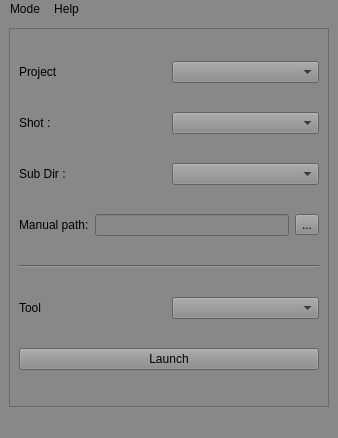
<?xml version="1.0" encoding="UTF-8"?>
<ui version="4.0">
 <class>MainWindow</class>
 <widget class="QMainWindow" name="MainWindow">
  <property name="geometry">
   <rect>
    <x>0</x>
    <y>0</y>
    <width>338</width>
    <height>438</height>
   </rect>
  </property>
  <property name="windowTitle">
   <string>MainWindow</string>
  </property>
  <property name="styleSheet">
   <string notr="true">background-color: rgb(136, 136, 136);</string>
  </property>
  <widget class="QWidget" name="centralwidget">
   <layout class="QGridLayout" name="gridLayout">
    <item row="0" column="0">
     <widget class="QFrame" name="frame">
      <property name="frameShape">
       <enum>QFrame::StyledPanel</enum>
      </property>
      <property name="frameShadow">
       <enum>QFrame::Raised</enum>
      </property>
      <layout class="QGridLayout" name="gridLayout_3">
       <item row="7" column="0">
        <widget class="QPushButton" name="launch_button">
         <property name="text">
          <string>Launch</string>
         </property>
        </widget>
       </item>
       <item row="3" column="0">
        <layout class="QHBoxLayout" name="horizontalLayout_2">
         <item>
          <widget class="QLabel" name="User_lB">
           <property name="text">
            <string>Manual path:</string>
           </property>
          </widget>
         </item>
         <item>
          <widget class="QLineEdit" name="manual_path_Ldit"/>
         </item>
         <item>
          <widget class="QToolButton" name="manual_toolButton">
           <property name="text">
            <string>...</string>
           </property>
          </widget>
         </item>
        </layout>
       </item>
       <item row="6" column="0">
        <layout class="QHBoxLayout" name="horizontalLayout_4">
         <item>
          <widget class="QLabel" name="tools_lB">
           <property name="text">
            <string>Tool</string>
           </property>
          </widget>
         </item>
         <item>
          <widget class="QComboBox" name="tools_cB"/>
         </item>
        </layout>
       </item>
       <item row="1" column="0">
        <layout class="QHBoxLayout" name="horizontalLayout">
         <item>
          <widget class="QLabel" name="shot_lB">
           <property name="text">
            <string>Shot :</string>
           </property>
          </widget>
         </item>
         <item>
          <widget class="QComboBox" name="shot_cB"/>
         </item>
        </layout>
       </item>
       <item row="0" column="0">
        <layout class="QGridLayout" name="gridLayout_2">
         <item row="0" column="0">
          <widget class="QLabel" name="project_lB">
           <property name="text">
            <string>Project</string>
           </property>
          </widget>
         </item>
         <item row="0" column="1">
          <widget class="QComboBox" name="project_cB"/>
         </item>
        </layout>
       </item>
       <item row="5" column="0">
        <widget class="Line" name="line">
         <property name="orientation">
          <enum>Qt::Horizontal</enum>
         </property>
        </widget>
       </item>
       <item row="2" column="0">
        <layout class="QHBoxLayout" name="horizontalLayout_3">
         <item>
          <widget class="QLabel" name="subir_lB">
           <property name="text">
            <string>Sub Dir : </string>
           </property>
          </widget>
         </item>
         <item>
          <widget class="QComboBox" name="subdir_cB"/>
         </item>
        </layout>
       </item>
      </layout>
     </widget>
    </item>
   </layout>
  </widget>
  <widget class="QMenuBar" name="menubar">
   <property name="geometry">
    <rect>
     <x>0</x>
     <y>0</y>
     <width>338</width>
     <height>21</height>
    </rect>
   </property>
   <widget class="QMenu" name="menuMode">
    <property name="title">
     <string>Mode</string>
    </property>
    <addaction name="action_Create_Project"/>
    <addaction name="action_Exit"/>
   </widget>
   <widget class="QMenu" name="menuHelp">
    <property name="title">
     <string>Help</string>
    </property>
   </widget>
   <addaction name="menuMode"/>
   <addaction name="menuHelp"/>
  </widget>
  <widget class="QStatusBar" name="statusbar"/>
  <action name="action_Create_Project">
   <property name="text">
    <string>Create Project</string>
   </property>
  </action>
  <action name="action_Exit">
   <property name="text">
    <string>Exit</string>
   </property>
  </action>
 </widget>
 <resources/>
 <connections/>
</ui>
